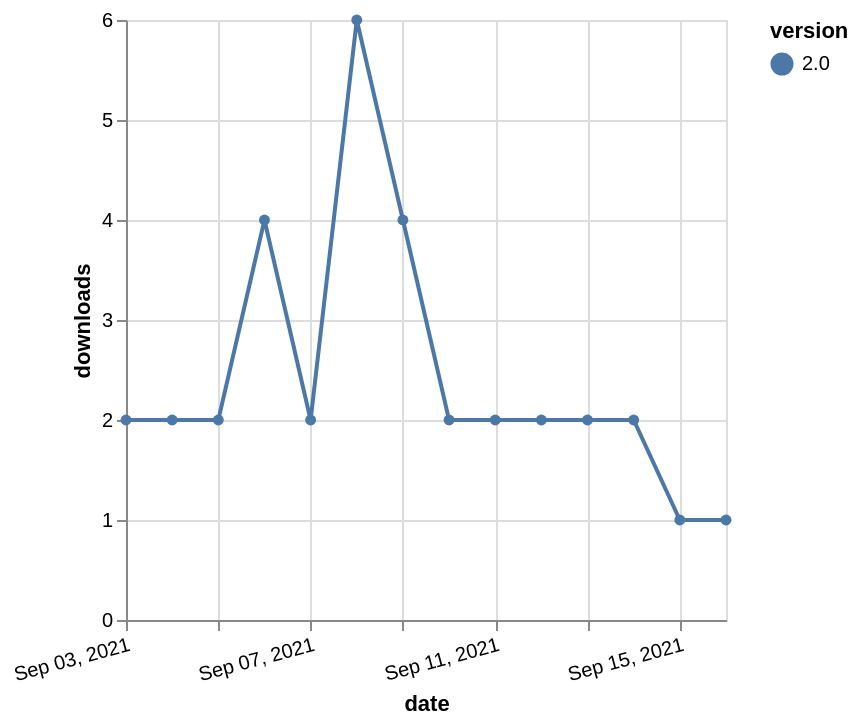

Source (Vega-Lite JSON):
### Vega-Lite specification from a JSON file in a GitHub repository (floating-point values rounded to 4 significant figures)
{"$schema": "https://vega.github.io/schema/vega-lite/v5.json", "description": "A simple bar chart with embedded data.", "data": {"values": [{"date": "2021-09-03", "total": 3264, "delta": 2, "version": "2.0"}, {"date": "2021-09-04", "total": 3266, "delta": 2, "version": "2.0"}, {"date": "2021-09-05", "total": 3268, "delta": 2, "version": "2.0"}, {"date": "2021-09-06", "total": 3272, "delta": 4, "version": "2.0"}, {"date": "2021-09-07", "total": 3274, "delta": 2, "version": "2.0"}, {"date": "2021-09-08", "total": 3280, "delta": 6, "version": "2.0"}, {"date": "2021-09-09", "total": 3284, "delta": 4, "version": "2.0"}, {"date": "2021-09-10", "total": 3286, "delta": 2, "version": "2.0"}, {"date": "2021-09-11", "total": 3288, "delta": 2, "version": "2.0"}, {"date": "2021-09-12", "total": 3290, "delta": 2, "version": "2.0"}, {"date": "2021-09-13", "total": 3292, "delta": 2, "version": "2.0"}, {"date": "2021-09-14", "total": 3294, "delta": 2, "version": "2.0"}, {"date": "2021-09-15", "total": 3295, "delta": 1, "version": "2.0"}, {"date": "2021-09-16", "total": 3296, "delta": 1, "version": "2.0"}]}, "width": "container", "mark": {"type": "line", "point": {"filled": true}}, "encoding": {"x": {"field": "date", "type": "temporal", "timeUnit": "yearmonthdate", "title": "date", "axis": {"labelAngle": -15}}, "y": {"field": "delta", "type": "quantitative", "title": "downloads"}, "color": {"field": "version", "type": "nominal"}, "tooltip": {"field": "delta"}}}
